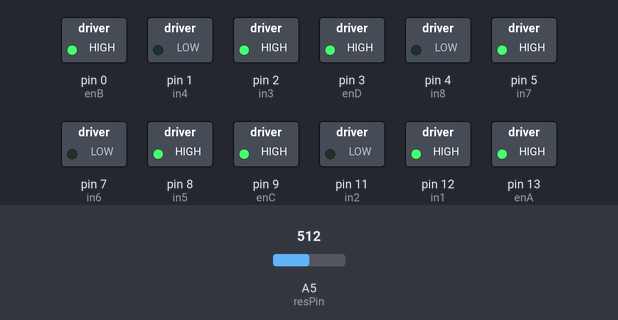
The sketch below on a simulated Arduino Uno, built with avr-gcc and run on an emulated ATmega328P. On the bench: switched loads named in the sketch (green lamp = pin HIGH). Dashed ring = blinking. The inputs (shaded band) are chosen by the test bench; at power-on: A5 (resPin) = 512.

Above: at 2.8 s.
2.9 s: A5 (resPin) set to 110
6.4 s: A5 (resPin) set to 90
At 8.2 s:
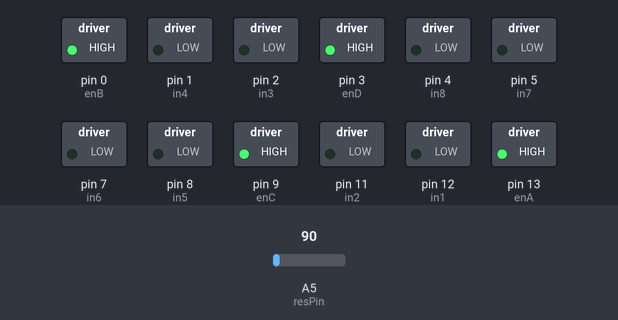
9.1 s: A5 (resPin) set to 122
At 9.7 s:
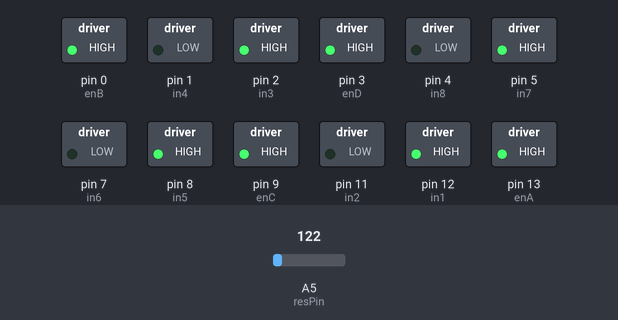
15.1 s: A5 (resPin) set to 0
At 15.9 s:
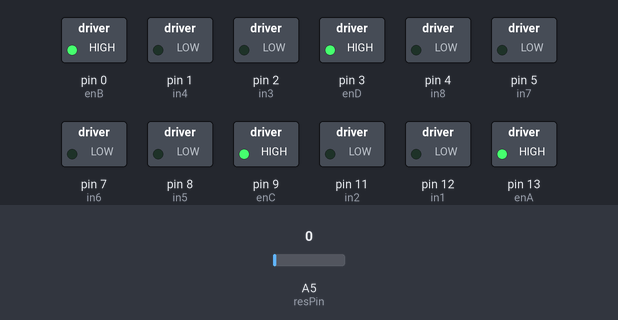
Timing chart, 0 to 18.1 s (numbered marks = the images above; inputs shaded):
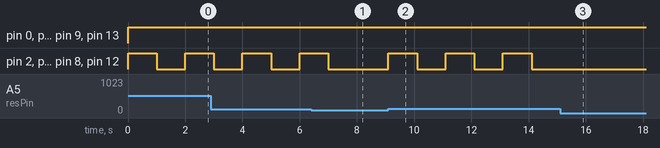

Measured:
- the behaviour switches between 100 and 99 on A5 (resPin) (found by bisection; images 0 and 1)
- after the input at 6.4 s, pin 2 (in3), pin 5 (in7), pin 8 (in5), pin 12 (in1): goes on until 7.0 s, then stays LOW
- after the input at 9.1 s, pin 2 (in3), pin 5 (in7), pin 8 (in5), pin 12 (in1): alternates HIGH for 1.0 s and LOW for 1.0 s, starting at once
- after the input at 15.1 s, pin 2 (in3), pin 5 (in7), pin 8 (in5), pin 12 (in1): stops changing and stays LOW
- by itself, pin 2 (in3), pin 5 (in7), pin 8 (in5), pin 12 (in1): alternates HIGH for 1.0 s and LOW for 1.0 s

The sketch:

sketch.ino
```cpp
//Group 9 Arduino Code
//Based on code from lastminuteengineers.com and thegeekpub.com

int resVal = 0;  //Sensor value
int resPin = A5; //Sensor pin

//Motor A connections
int enA = 13;
int in1 = 12;
int in2 = 11;

//Motor B connections
int enB = 0;
int in3 = 2;
int in4 = 1;

//Motor C connections
int enC = 9;
int in5 = 8;
int in6 = 7;

//Motor D connections
int enD = 3;
int in7 = 5;
int in8 = 4;

void setup() {
	//Initialise motor control pins to output
	pinMode(enA, OUTPUT);
	pinMode(in1, OUTPUT);
	pinMode(in2, OUTPUT);

  pinMode(enB, OUTPUT);
	pinMode(in3, OUTPUT);
	pinMode(in4, OUTPUT);

  pinMode(enC, OUTPUT);
  pinMode(in5, OUTPUT);
  pinMode(in6, OUTPUT);

  pinMode(enD, OUTPUT);
  pinMode(in7, OUTPUT);
  pinMode(in8, OUTPUT);

	//Switch off motors
	digitalWrite(in1, LOW);
	digitalWrite(in2, LOW);

	digitalWrite(in3, LOW);
	digitalWrite(in4, LOW);

  digitalWrite(in5, LOW);
  digitalWrite(in6, LOW);

  digitalWrite(in7, LOW);
  digitalWrite(in8, LOW);
}

void loop() {
  //Take input
  resVal = analogRead(resPin);

  if (resVal >= 100) {
    //If water is detected
    //Move forward (sensor is on back, hence forward moves away from water)
    //For 1 second, then wait 1 second and move again if still wet
    forward();
    delay(1000);
  }
}

//Goes forward for 1 seconds
void forward() {
  //Set motor speed
	analogWrite(enA, 255);
	analogWrite(enB, 255);
  analogWrite(enC, 255);
  analogWrite(enD, 255);

	//Turn on motors
	digitalWrite(in1, HIGH);
	digitalWrite(in2, LOW);

	digitalWrite(in3, HIGH);
	digitalWrite(in4, LOW);

  digitalWrite(in5, HIGH);
	digitalWrite(in6, LOW);

  digitalWrite(in7, HIGH);
	digitalWrite(in8, LOW);

  //Move forward for 1 second
	delay(1000);

	//Turn off motors
	digitalWrite(in1, LOW);
	digitalWrite(in2, LOW);

	digitalWrite(in3, LOW);
	digitalWrite(in4, LOW);

  digitalWrite(in5, LOW);
	digitalWrite(in6, LOW);

  digitalWrite(in7, LOW);
	digitalWrite(in8, LOW);
}
```
